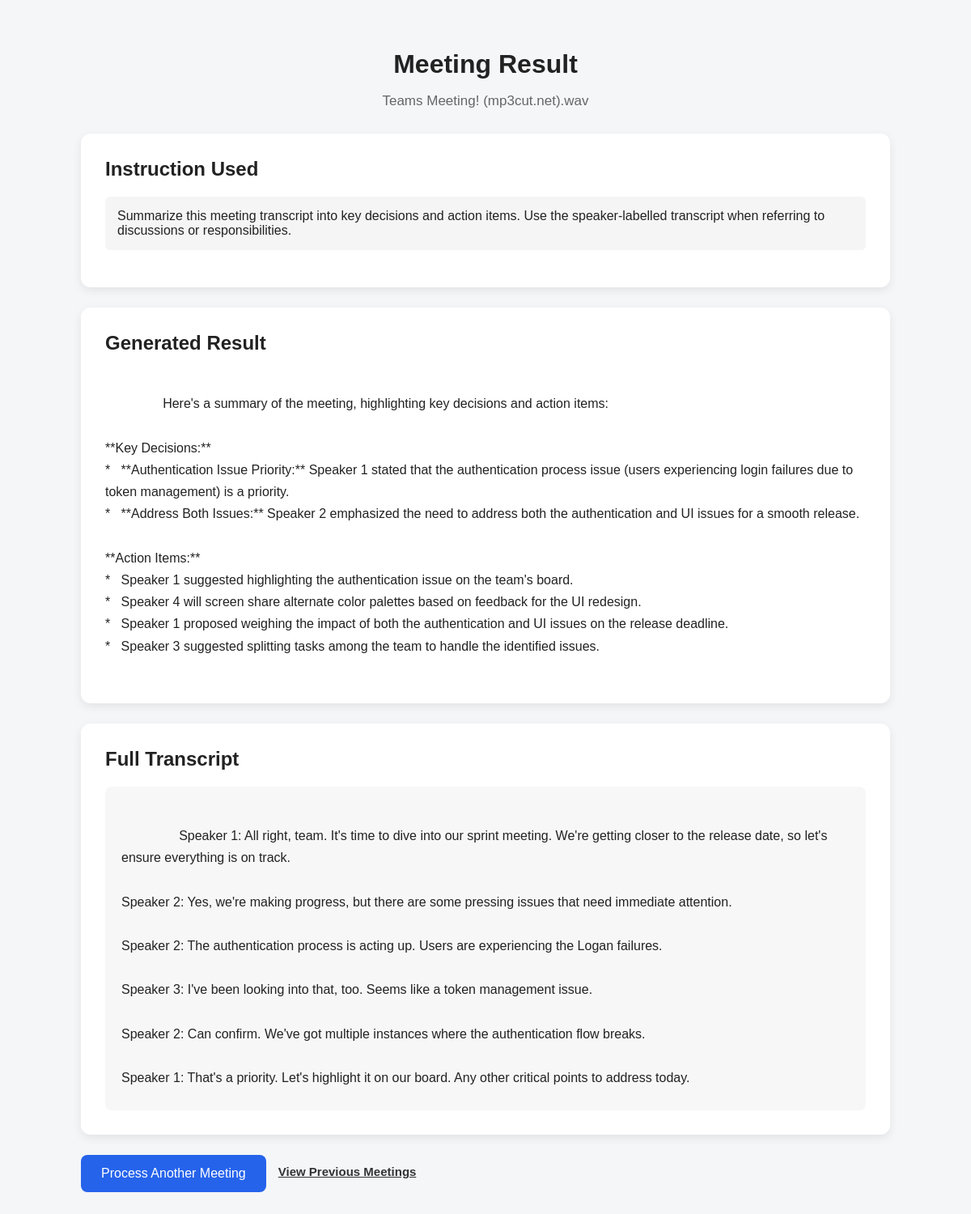
The page /result/1 on the database its author committed.
### tables this page shows
CREATE TABLE meetings (

            id INTEGER PRIMARY KEY AUTOINCREMENT,

            filename TEXT NOT NULL,

            transcript TEXT NOT NULL,

            user_prompt TEXT NOT NULL,

            result TEXT NOT NULL,

            created_at TIMESTAMP DEFAULT CURRENT_TIMESTAMP

        );

### app.py (the view)
@app.route("/result/<int:meeting_id>")
def meeting_result(meeting_id):
    meeting = get_meeting(meeting_id)
    if meeting is None:
        flash("Meeting not found.")
        return redirect(
            url_for("index")
        )
    return render_template(
        "result.html",
        filename=meeting["filename"],
        transcript=meeting["transcript"],
        result=meeting["result"],
        user_prompt=meeting["user_prompt"]
    )

### database.py (called while the page is built)
def get_connection():
    connection = sqlite3.connect(DATABASE)
    connection.row_factory = sqlite3.Row
    return connection

def get_meeting(meeting_id):
    connection = get_connection()
    cursor = connection.cursor()
    cursor.execute(
        """
        SELECT *

        FROM meetings

        WHERE id = ?
        """,
        (meeting_id,)
    )
    meeting = cursor.fetchone()
    connection.close()
    return meeting

### templates/result.html (shortened to what this page needs)
<!DOCTYPE html>
<html lang="en">
<head>
    <link rel="stylesheet"
          href="{{ url_for('static', filename='style.css') }}">
</head>
<body>
    <div class="container">
        <header class="result-header">
            <h1>Meeting Result</h1>
            <p class="file-name">
                {{ filename }}
            </p>
        </header>
        <div class="result-card">
            <h2>Instruction Used</h2>
            <p class="prompt-text">
                {{ user_prompt }}
            </p>
        </div>
        <div class="result-card">
            <h2>Generated Result</h2>
            <div class="generated-result">
                {{ result }}
            </div>
        </div>
        <div class="result-card">
            <h2>Full Transcript</h2>
            <div class="transcript">
                {{ transcript }}
            </div>
        </div>
        <div class="button-group">
            <a href="{{ url_for('index') }}"
               class="button">
                Process Another Meeting
            </a>
            <a
                href="{{ url_for('history') }}"
                class="history-link"
            >
                View Previous Meetings
            </a>
        </div>
    </div>
</body>
</html>

### static/style.css (style rules this page uses)
* { box-sizing: border-box; }
body { margin: 0; font-family: Arial, sans-serif; background: #f4f6f8; color: #222; }
.container { width: 90%; max-width: 1000px; margin: auto; padding: 40px 0; }
header { text-align: center; margin-bottom: 30px; }
header h1 { margin-bottom: 10px; }
header p { color: #666; font-size: 17px; }
.upload-card, .result-card, .history-list { background: white; padding: 30px; border-radius: 12px; margin-bottom: 25px; box-shadow: 0 4px 12px rgba(0,0,0,0.08); }
button, .button { display: inline-block; border: none; padding: 14px 25px; border-radius: 8px; background: #2563eb; color: white; text-decoration: none; cursor: pointer; font-size: 16px; }
.result-card h2 { margin-top: 0; }
.transcript { white-space: pre-wrap; line-height: 1.7; max-height: 400px; overflow-y: auto; background: #f7f7f7; padding: 20px; border-radius: 8px; }
.button-group { display: flex; gap: 15px; flex-wrap: wrap; }
.history-link { color: #2563eb; text-decoration: none; font-weight: bold; }
.prompt-text { background: #f5f5f5; padding: 15px; border-radius: 6px; }
.generated-result { white-space: pre-wrap; line-height: 1.7; }
.file-name { color: #666; }
.history-link { display: inline-block; margin-top: 12px; color: #333; text-decoration: underline; font-size: 15px; }

### rows shown on the page
meetings: filename "Teams Meeting! (mp3cut.net).wav", user_prompt "Summarize this meeting transcript into key decisions and action items. Use the speaker-labelled transcript when referring to discussions or responsibilities.", result "Here's a summary of the meeting, highlighting key decisions and action items: **Key Decisions:** * **Authentication Issue Priority:** Speaker 1 stated that the authentication process issue (users experiencing login failures due to token management) is a priority. * **Address Both Issues:** Speaker 2 emphasized the need to address both the authentication and UI issues for a smooth release. **Action Items:** * Speaker 1 suggested highlighting the authentication issue on the team's board. * Speaker 4 will screen share alternate color palettes based on feedback for the UI redesign. * Speaker 1 proposed weighing the impact of both the authentication and UI issues on the release deadline. *…"
